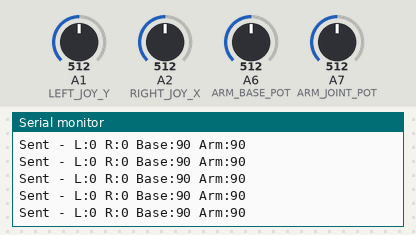
A sketch run on a simulated Arduino Nano, built with avr-gcc and run on an emulated ATmega328P. Parts: the last lines printed to the serial monitor. The inputs (shaded band) are chosen by the test bench; at power-on: A6 (ARM_BASE_POT) = 512, A1 (LEFT_JOY_Y) = 512, A2 (RIGHT_JOY_X) = 512, A7 (ARM_JOINT_POT) = 512. No radio packets arrive unless stated.

Above: at 4.2 s.
4.3 s: A6 (ARM_BASE_POT) set to 554
At 4.34 s:
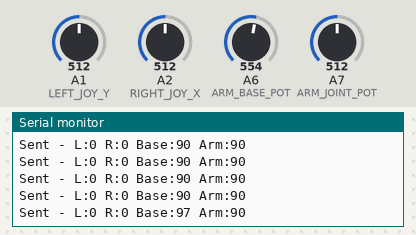
7.3 s: A6 (ARM_BASE_POT) set to 576
At 7.3 s:
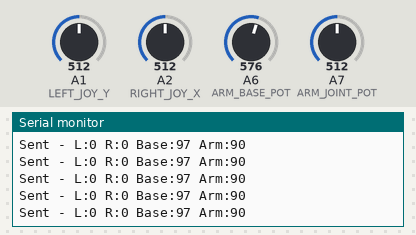
8.8 s: A1 (LEFT_JOY_Y) set to 896
At 8.83 s:
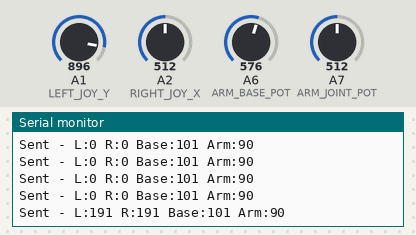
10.3 s: A1 (LEFT_JOY_Y) set to 923
At 10.31 s:
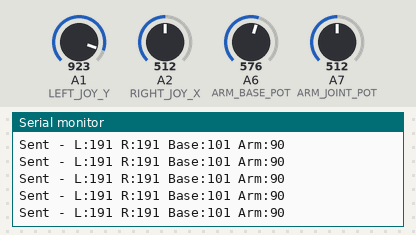
Timing chart, 0 to 12.8 s (numbered marks = the images above; inputs shaded):
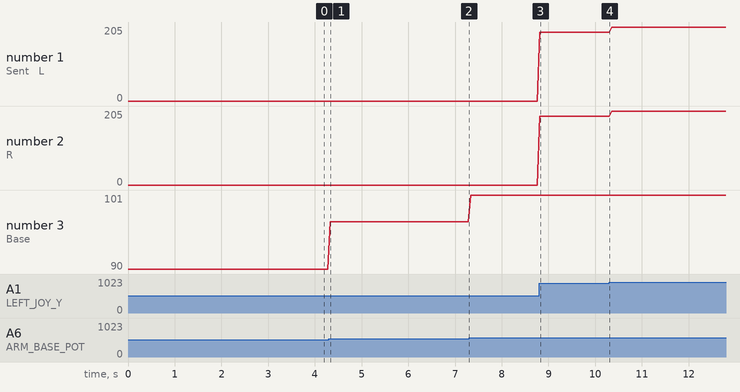

The sketch:

transmitter.ino
```cpp
/**
 * Arduino Crawlspace Robot - Controller (Transmitter)
 *
 * Hardware:
 * - Arduino Nano
 * - 2x Analog Joysticks
 * - NRF24L01 Wireless Module
 *
 * Joystick Connections:
 * - Left Joystick X: A0 (not used for tank control)
 * - Left Joystick Y: A1 (forward/backward)
 * - Right Joystick X: A2 (left/right turning)
 * - Right Joystick Y: A3 (not used for tank control)
 * - Arm Base Pot: A6 (servo base control)
 * - Arm Joint Pot: A7 (servo arm control)
 *
 * Libraries Required:
 * - RF24
 */

#include <SPI.h>
#include <RF24.h>

// ===== Pin Definitions =====
#define NRF_CE_PIN        9
#define NRF_CSN_PIN       10

// Joystick pins
#define LEFT_JOY_Y        A1  // Forward/Backward
#define RIGHT_JOY_X       A2  // Left/Right turning
#define ARM_BASE_POT      A6  // Servo base angle
#define ARM_JOINT_POT     A7  // Servo arm angle

// ===== Constants =====
#define JOYSTICK_CENTER   512
#define JOYSTICK_DEADZONE 50
#define RF_CHANNEL        76
const uint64_t PIPE_ADDRESS = 0xE8E8F0F0E1LL;

// ===== Control Data Structure =====
struct ControlData {
  int leftMotorSpeed;   // -255 to 255
  int rightMotorSpeed;  // -255 to 255
  int servoBaseAngle;   // 0 to 180
  int servoArmAngle;    // 0 to 180
};

ControlData controlData;

// ===== Object Instances =====
RF24 radio(NRF_CE_PIN, NRF_CSN_PIN);

// ===== Function Prototypes =====
void setupWireless();
void readJoysticks();
void calculateMotorSpeeds(int forward, int turn);
int applyDeadzone(int value, int center, int deadzone);

void setup() {
  Serial.begin(115200);
  Serial.println(F("Controller Starting..."));

  // Initialize analog pins (optional, they're inputs by default)
  pinMode(LEFT_JOY_Y, INPUT);
  pinMode(RIGHT_JOY_X, INPUT);
  pinMode(ARM_BASE_POT, INPUT);
  pinMode(ARM_JOINT_POT, INPUT);

  setupWireless();

  // Initialize control data to neutral
  controlData.leftMotorSpeed = 0;
  controlData.rightMotorSpeed = 0;
  controlData.servoBaseAngle = 90;
  controlData.servoArmAngle = 90;

  Serial.println(F("Controller Ready!"));
}

void loop() {
  readJoysticks();

  // Send data
  bool success = radio.write(&controlData, sizeof(ControlData));

  if (success) {
    Serial.print(F("Sent - L:"));
    Serial.print(controlData.leftMotorSpeed);
    Serial.print(F(" R:"));
    Serial.print(controlData.rightMotorSpeed);
    Serial.print(F(" Base:"));
    Serial.print(controlData.servoBaseAngle);
    Serial.print(F(" Arm:"));
    Serial.println(controlData.servoArmAngle);
  } else {
    Serial.println(F("Transmission failed!"));
  }

  delay(50);  // Send updates at ~20Hz
}

void setupWireless() {
  if (!radio.begin()) {
    Serial.println(F("NRF24L01 radio hardware not responding!"));
    while (1) {} // Hold in infinite loop
  }

  radio.openWritingPipe(PIPE_ADDRESS);
  radio.setPALevel(RF24_PA_LOW);
  radio.setChannel(RF_CHANNEL);
  radio.stopListening();

  Serial.println(F("NRF24L01 initialized"));
}

void readJoysticks() {
  // Read joystick values
  int forward = analogRead(LEFT_JOY_Y);
  int turn = analogRead(RIGHT_JOY_X);
  int basePos = analogRead(ARM_BASE_POT);
  int armPos = analogRead(ARM_JOINT_POT);

  // Apply deadzone to movement controls
  forward = applyDeadzone(forward, JOYSTICK_CENTER, JOYSTICK_DEADZONE);
  turn = applyDeadzone(turn, JOYSTICK_CENTER, JOYSTICK_DEADZONE);

  // Convert forward/turn to motor speeds (tank steering)
  calculateMotorSpeeds(forward, turn);

  // Convert potentiometer values to servo angles (0-1023 -> 0-180)
  controlData.servoBaseAngle = map(basePos, 0, 1023, 0, 180);
  controlData.servoArmAngle = map(armPos, 0, 1023, 0, 180);
}

void calculateMotorSpeeds(int forward, int turn) {
  // Convert joystick values (0-1023) to speed values (-255 to 255)
  // Forward: 0 = full reverse, 512 = stop, 1023 = full forward
  // Turn: 0 = full left, 512 = straight, 1023 = full right

  int forwardSpeed = map(forward, 0, 1023, -255, 255);
  int turnSpeed = map(turn, 0, 1023, -255, 255);

  // Tank steering: differential drive
  // Left motor = forward - turn
  // Right motor = forward + turn
  int leftSpeed = forwardSpeed - turnSpeed;
  int rightSpeed = forwardSpeed + turnSpeed;

  // Constrain to valid range
  leftSpeed = constrain(leftSpeed, -255, 255);
  rightSpeed = constrain(rightSpeed, -255, 255);

  controlData.leftMotorSpeed = leftSpeed;
  controlData.rightMotorSpeed = rightSpeed;
}

int applyDeadzone(int value, int center, int deadzone) {
  // Apply deadzone around center position
  if (value > center - deadzone && value < center + deadzone) {
    return center;
  }
  return value;
}
```

Measured:
- after the input at 4.3 s, the serial monitor: prints a new line at once (image 1)
- after the input at 8.8 s, the serial monitor: prints a new line at once (image 3)
- plotted number 1: 0 → 191 after the input at 8.8 s, 191 → 205 after the input at 10.3 s
- plotted number 2: 0 → 191 after the input at 8.8 s, 191 → 205 after the input at 10.3 s
- plotted number 3: 90 → 97 after the input at 4.3 s, 97 → 101 after the input at 7.3 s
